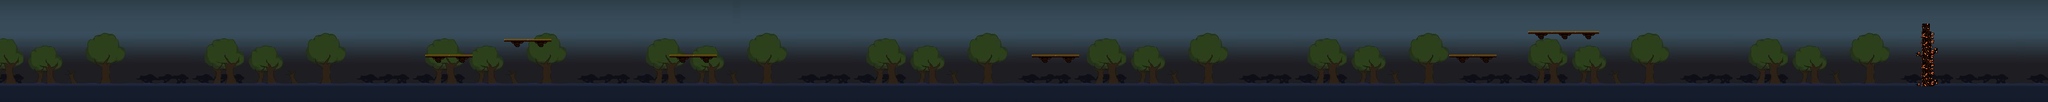

The image is a tile-based game level rendered from a .tmx file. Its description and source (layers, tilesets, objects; grid data summarised) follow:
An orthogonal 260x13 tile map with 16x16 px tiles, 2 tile layers (Background, Texture), 4 tilesets and 38 objects.

<map version="1.8" tiledversion="1.8.4" orientation="orthogonal" renderorder="right-down" width="260" height="13" tilewidth="16" tileheight="16" infinite="0" nextlayerid="12" nextobjectid="54">
 <tileset firstgid="1" source="background.tsx" />
 <tileset firstgid="981" source="AutumnHillsWall1x4_16.tsx" />
 <tileset firstgid="993" source="MovingPlatform_8.tsx" />
 <tileset firstgid="996" source="Ground.tsx" />
 <layer id="1" name="Background" width="260" height="13">
  <data>[3380 cells, 2900 non-empty, 242 distinct tile ids]</data>
 </layer>
 <layer id="2" name="Texture" width="260" height="13">
  <data>[3380 cells, 541 non-empty, 55 distinct tile ids]</data>
 </layer>
 <objectgroup id="3" name="ground">
  <object id="47" x="160" y="176" width="3840" height="32" />
  <object id="48" x="4000" y="144" height="32" />
  <object id="49" x="160" y="144" height="32" />
 </objectgroup>
 <objectgroup id="4" name="enemies">
  <object id="4" x="976" y="160" width="16" height="16" />
  <object id="5" x="1280" y="160" width="16" height="16" />
  <object id="6" x="1072" y="64" width="16" height="16" />
  <object id="7" x="2064" y="160" width="16" height="16" />
  <object id="8" x="3168" y="48" width="16" height="16" />
  <object id="9" x="2992" y="160" width="16" height="16" />
  <object id="10" x="3536" y="160" width="16" height="16" />
 </objectgroup>
 <objectgroup id="5" name="platform">
  <object id="11" x="3104" y="64" width="144" height="16" />
  <object id="12" x="2944" y="112" width="96" height="16" />
  <object id="13" x="2096" y="112" width="96" height="16" />
  <object id="14" x="1360" y="112" width="96" height="16" />
  <object id="15" x="1024" y="80" width="96" height="16" />
  <object id="16" x="864" y="112" width="96" height="16" />
 </objectgroup>
 <objectgroup id="6" name="finish">
  <object id="19" x="3904" y="48" width="16" height="128" />
 </objectgroup>
 <objectgroup id="7" name="barrier">
  <object id="20" x="3648" y="160" height="16" />
  <object id="21" x="2880" y="160" height="16" />
  <object id="24" x="2336" y="160" height="16" />
  <object id="25" x="1696" y="160" height="16" />
  <object id="26" x="704" y="160" height="16" />
  <object id="50" x="1120" y="64" height="16" />
  <object id="51" x="1024" y="64" height="16" />
  <object id="52" x="3104" y="48" height="16" />
  <object id="53" x="3248" y="48" height="16" />
 </objectgroup>
 <objectgroup id="8" name="coins">
  <object id="29" x="912" y="96" width="16" height="16" />
  <object id="30" x="896" y="96" width="16" height="16" />
  <object id="31" x="1376" y="96" width="16" height="16" />
  <object id="32" x="1408" y="96" width="16" height="16" />
  <object id="33" x="1648" y="160" width="16" height="16" />
  <object id="34" x="2176" y="160" width="16" height="16" />
  <object id="35" x="2608" y="112" width="16" height="16" />
  <object id="36" x="3312" y="160" width="16" height="16" />
  <object id="39" x="2992" y="96" width="16" height="16" />
 </objectgroup>
 <objectgroup id="9" name="health">
  <object id="40" x="1744" y="160" width="16" height="16" />
  <object id="42" x="3136" y="48" width="16" height="16" />
 </objectgroup>
 <objectgroup id="10" name="skylimit">
  <object id="3" x="160" y="0" width="3840" />
 </objectgroup>
</map>
